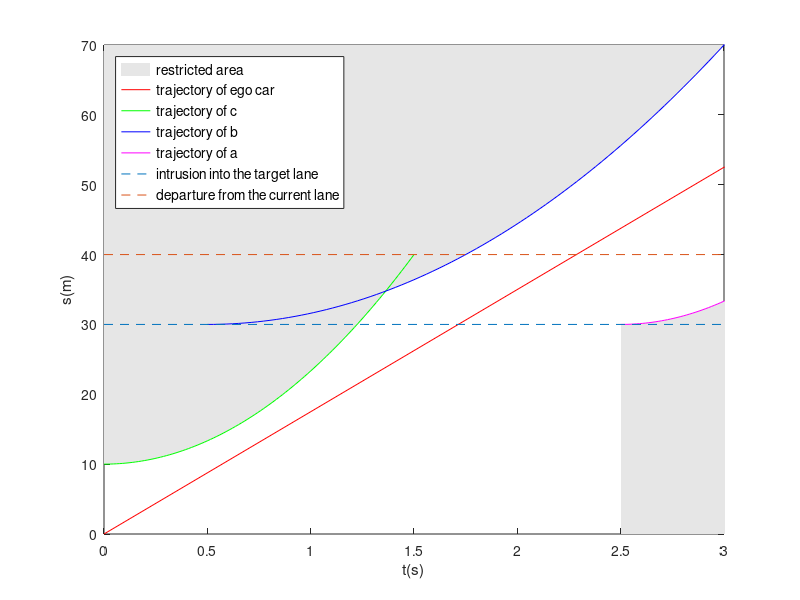

This figure's MATLAB source:
clear all;
close all;

% 定义横轴t和纵轴s的范围
t = linspace(0, 4);
s = linspace(0, 70);

figure('Position', [0, 100, 900, 100+400]) % 创建一个指定大小的图形窗口

% 画第一条直线
line1_x = [0, 4];
line1_y = [0, 70];

% 画第二条二次曲线
line2_x = linspace(0, 1.5);
line2_y = 10 + (40-10)/(1.5-0)^2 * (line2_x-0).^2;

% 画第三条曲线
line3_x = linspace(0.5, 3.5);
line3_y = 30 + (70-30)/(3-0.5)^2 * (line3_x-0.5).^2;

% 画第四条曲线
line4_x = linspace(2.5, 4);
line4_y = 30 + (60-30)/(1.5-0)^2 * (line4_x-2.5).^2;

% 画第五条直线
line5_x = [0, 4];
line5_y = [30, 30];

% 画第六条直线
line6_x = [0, 4];
line6_y = [40, 40];
line7_x = [0, 3];
line7_y = [70, 70];
line8_x = [2.5, 4];
line8_y = [0, 0];

x1_fill = [line4_x, fliplr(line8_x)];
y1_fill = [line4_y, fliplr(line8_y)];
fill(x1_fill, y1_fill, [0.9, 0.9, 0.9], 'LineStyle', 'none');
hold on;

x2_fill = [line2_x, fliplr(line7_x)];
y2_fill = [line2_y, fliplr(line7_y)];
fill(x2_fill, y2_fill, [0.9, 0.9, 0.9], 'LineStyle', 'none');
hold on;

x3_fill = [line3_x, fliplr(line7_x)];
y3_fill = [line3_y, fliplr(line7_y)];
h1=fill(x3_fill, y3_fill, [0.9, 0.9, 0.9], 'LineStyle', 'none');
hold on;

% 绘制图像
h2=plot(line1_x, line1_y, 'r');
h3=plot(line2_x, line2_y, 'g');
h4=plot(line3_x, line3_y, 'b');
h5=plot(line4_x, line4_y, 'm');
h6=plot(line5_x, line5_y,'--');
h7=plot(line6_x, line6_y,'--');


xlabel('t(s)');
ylabel('s(m)');

legend([h1, h2, h3, h4, h5, h6, h7],...,
    'restricted area','trajectory of ego car', 'trajectory of c', 'trajectory of b', 'trajectory of a', ...,
    'intrusion into the target lane', 'departure from the current lane','Location','northwest','FontSize',10);

% x_fill = line2_x;
% y_fill = line2_y;
% fill(x_fill, y_fill, 'gray');
xlim([0, 3]) % 设置 x 轴的范围为 0 到 100
ylim([0, 70]) % 设置 x 轴的范围为 0 到 100


hold off;
